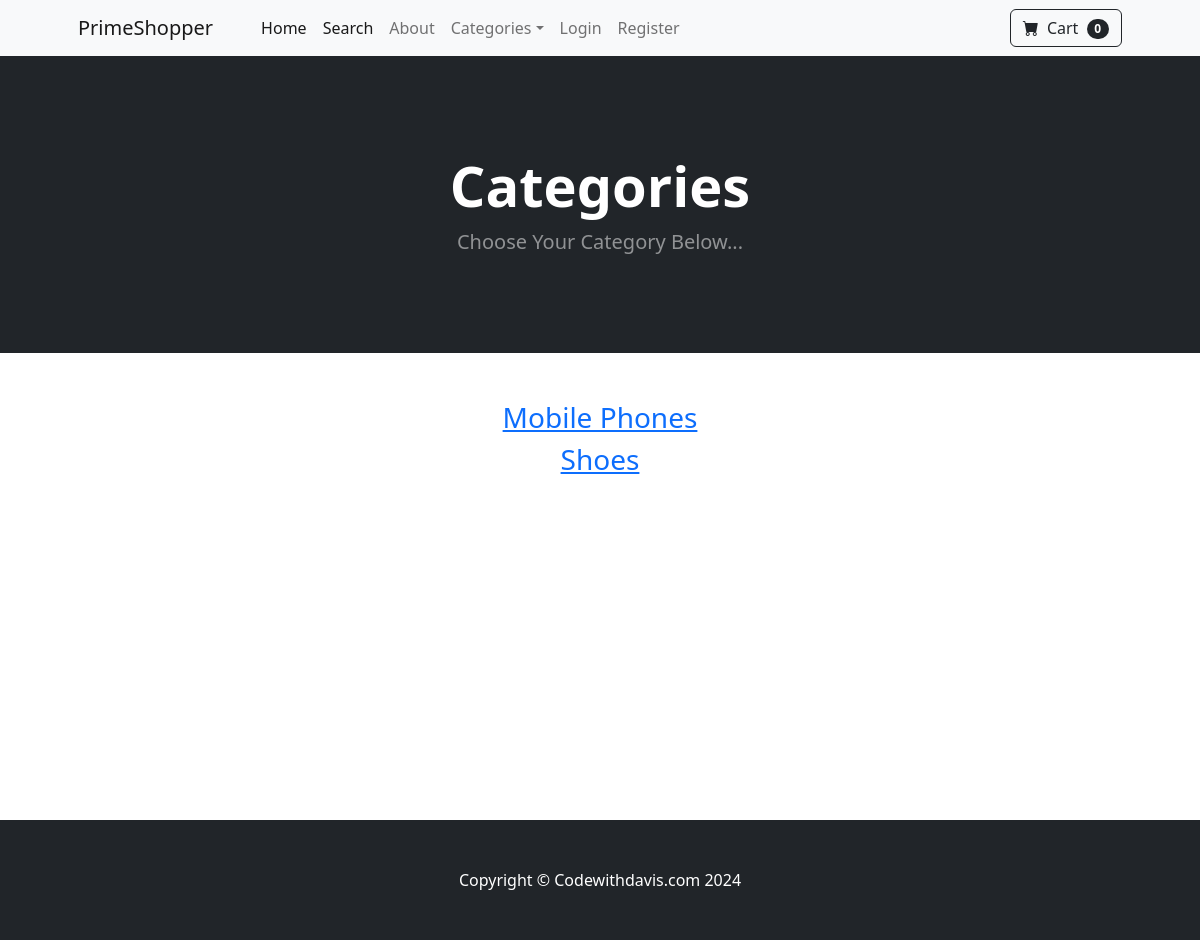
/category_summary/, run on an earlier commit of the app's database.
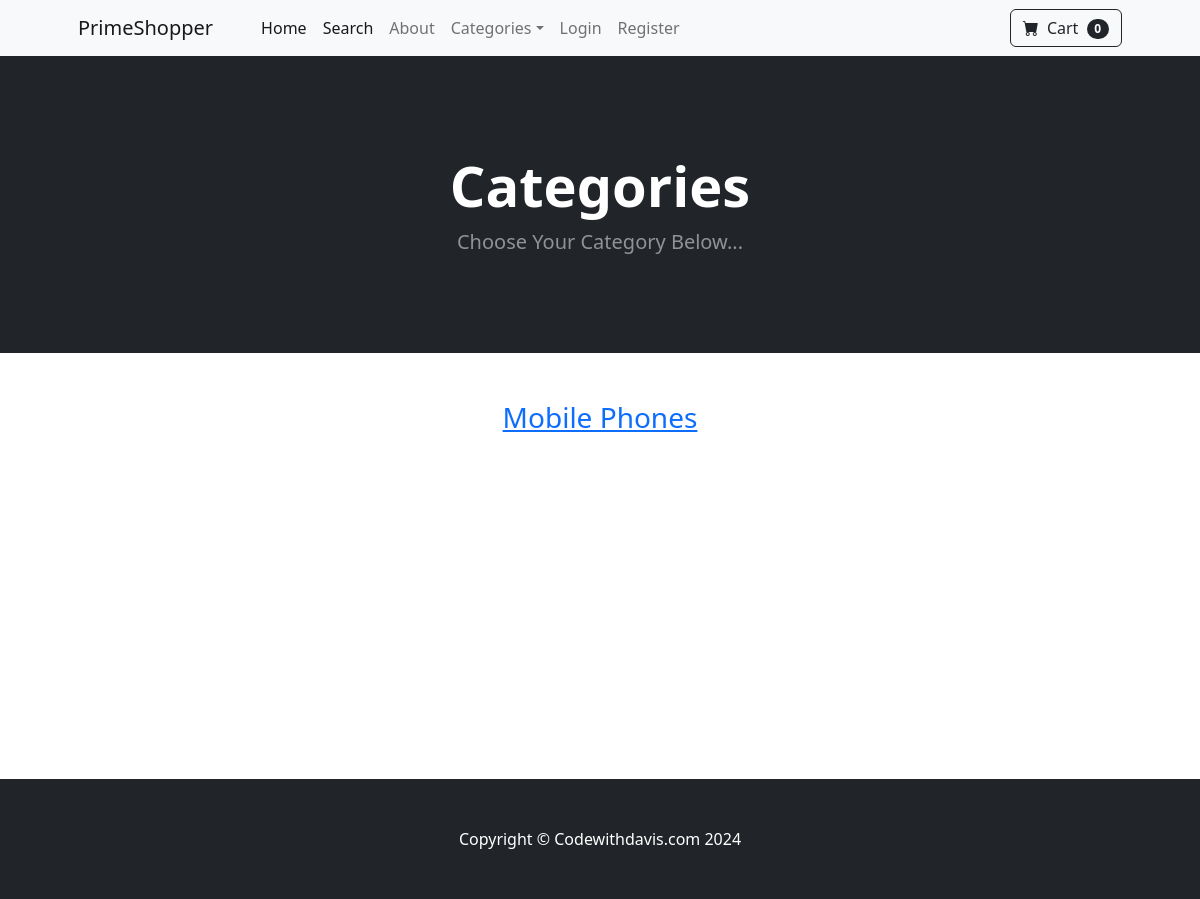
And on a later commit of the database.
### store/models.py (models this page shows)
class Category(models.Model):
    name = models.CharField(max_length=50)
    def __str__(self):
        return self.name
    class Meta:
      verbose_name_plural = "Categories"

### store/views.py (the view)
# urls.py: path('category_summary/', views.category_summary, name='category_summary'),
def category_summary(request):
	categories = Category.objects.all()
	return render(request, 'category_summary.html', {"categories":categories})

### cart/cart.py (called while the page is built)
	def __len__(self):
		return len(self.cart)

### cart/context_processors.py (called while the page is built)
def  cart(request):
    return {'cart':Cart(request)}

### store/templates/category_summary.html
{% extends 'base.html' %}
{% block content %}
        <header class="bg-dark py-5">
            <div class="container px-4 px-lg-5 my-5">
                <div class="text-center text-white">
                    <h1 class="display-4 fw-bolder">Categories</h1>
                    <p class="lead fw-normal text-white-50 mb-0">Choose Your Category Below...</p>
                </div>
            </div>
        </header>
        <div class="container">
        	<div class="row">
        		<center>
        			<div class="col-8">
        				<br/><br/>
                        {% for category in categories %}
<h3><a href="{% url 'category' category %}">{{ category }}</a></h3>
                        {% endfor %}
<br/><br/><br/><br/><br/><br/><br/><br/><br/><br/><br/><br/><br/><br/>
        			</div>
        		</center>
        	</div>
        </div>
{% endblock %}

### store/templates/base.html (shortened to what this page needs)
{% load static %}
<!DOCTYPE html>
<html lang="en">
    <head>
        <link href="https://cdn.jsdelivr.net/npm/bootstrap-icons@1.5.0/font/bootstrap-icons.css" rel="stylesheet" />
        <link rel="stylesheet" href="/media/static/css/styles.css">
    </head>
    <body>
        {% include 'navbar.html' %}
        {% block content %}
        {% endblock %}
        <footer class="py-5 bg-dark">
            <div class="container"><p class="m-0 text-center text-white">Copyright &copy; Codewithdavis.com 2024</p></div>
        </footer>
    </body>
</html>

### store/templates/navbar.html (shortened to what this page needs)
<nav class="navbar navbar-expand-lg navbar-light bg-light">
    <div class="container px-4 px-lg-5">
        <a class="navbar-brand" href="{% url 'home' %}">PrimeShopper</a>
        <div class="collapse navbar-collapse" id="navbarSupportedContent">
            <ul class="navbar-nav me-auto mb-2 mb-lg-0 ms-lg-4">
                <li class="nav-item"><a class="nav-link active" aria-current="page" href="{% url 'home' %}">Home</a>
                </li>
                <li class="nav-item"><a class="nav-link active" aria-current="page" href="{% url 'search' %}">Search</a>
                </li>
                <li class="nav-item"><a class="nav-link" href="{% url 'about' %}">About</a></li>
                <li class="nav-item dropdown">
                    <a class="nav-link dropdown-toggle" id="navbarDropdown" href="#" role="button"
                        data-bs-toggle="dropdown" aria-expanded="false">Categories</a>
                </li>
                {% if user.is_authenticated %}
                <li class="nav-item dropdown">
                    <a class="nav-link dropdown-toggle" id="navbarDropdown" href="#" role="button"
                        data-bs-toggle="dropdown" aria-expanded="false">Profile</a>
                    <ul class="dropdown-menu" aria-labelledby="navbarDropdown">
                        <li><a class="dropdown-item" href="{% url 'update_user' %}">User Profile</a></li>
                        <li>
                            <hr class="dropdown-divider" />
                        </li>
                        <li><a class="dropdown-item" href="{% url 'update_info'  %}">User Info</a></li>
                    </ul>
                </li>
                {% if user.is_superuser %}
                <li class="nav-item dropdown">
                    <a class="nav-link dropdown-toggle" id="navbarDropdown" href="#" role="button"
                        data-bs-toggle="dropdown" aria-expanded="false">Orders</a>
                    <ul class="dropdown-menu" aria-labelledby="navbarDropdown">
                        <li><a class="dropdown-item" href="{% url 'shipped_dash' %}">Shipped Orders</a></li>
                        <li>
                            <hr class="dropdown-divider" />
                        </li>
                        <li><a class="dropdown-item" href="{% url 'not_shipped_dash'  %}">UnShipped Orders</a></li>
                    </ul>
                </li>
                {% endif %}
                <li class="nav-item"><a class="nav-link" href="{% url 'logout' %}">Logout</a></li>
                {% else %}
                <li class="nav-item"><a class="nav-link" href="{% url 'login' %}">Login</a></li>
                <li class="nav-item"><a class="nav-link" href="{% url 'register' %}">Register</a></li>
                {% endif %}
            </ul>
            <form class="d-flex">
                <a href="{% url 'cart_summary' %}" class="btn btn-outline-dark"><i class="bi-cart-fill me-1"></i>
                    Cart
                    <span class="badge bg-dark text-white ms-1 rounded-pill" id="cart_quantity">{{ cart|length }}
                    </span></a>
            </form>
        </div>
    </div>
</nav>

What changed in the data, as far as the page shows it:
removed Category: name "Shoes"
